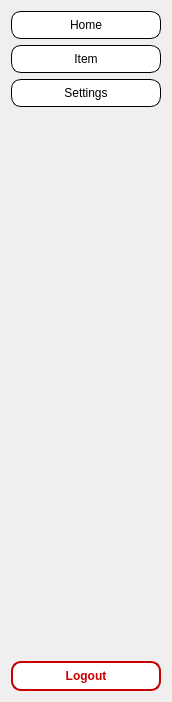
<?xml version="1.0" encoding="UTF-8"?>
<ui version="4.0">
 <class>sidebar</class>
 <widget class="QWidget" name="sidebar">
  <property name="geometry">
   <rect>
    <x>0</x>
    <y>0</y>
    <width>172</width>
    <height>702</height>
   </rect>
  </property>
  <property name="windowTitle">
   <string>Form</string>
  </property>
  <property name="styleSheet">
   <string notr="true">background-color: rgb(255, 255, 255);


QPushButton {
    background-color: rgb(255, 255, 255);
    border: 1px solid rgb(0, 0, 0);
    padding: 5px;
    color: rgb(0, 0, 0);
}

QPushButton:hover {
    background-color: rgb(0, 0, 0);
    border: 1px solid rgb(255, 255, 255);
    color: rgb(255, 255, 255);
}</string>
  </property>
  <layout class="QVBoxLayout" name="verticalLayout_2">
   <item>
    <layout class="QVBoxLayout" name="verticalLayout">
     <item>
      <widget class="QPushButton" name="home_btn">
       <property name="sizePolicy">
        <sizepolicy hsizetype="Expanding" vsizetype="Fixed">
         <horstretch>0</horstretch>
         <verstretch>0</verstretch>
        </sizepolicy>
       </property>
       <property name="styleSheet">
        <string notr="true">QPushButton {
    background-color: rgb(255, 255, 255);
    border: 1px solid rgb(0, 0, 0);
    border-radius: 10px;   /* Rounded edges */
    padding: 6px 12px;     /* Balanced spacing */
    color: rgb(0, 0, 0);
}

QPushButton:hover {
    background-color: rgb(0, 0, 0);
    border: 1px solid rgb(255, 255, 255);
    color: rgb(255, 255, 255);
}

QPushButton:pressed {
    background-color: rgb(30, 30, 30);  /* Slight press effect */
    border: 1px solid rgb(255, 255, 255);
    color: rgb(255, 255, 255);
}
</string>
       </property>
       <property name="text">
        <string>Home</string>
       </property>
       <property name="flat">
        <bool>true</bool>
       </property>
      </widget>
     </item>
     <item>
      <widget class="QPushButton" name="item1_btn">
       <property name="sizePolicy">
        <sizepolicy hsizetype="Expanding" vsizetype="Fixed">
         <horstretch>0</horstretch>
         <verstretch>0</verstretch>
        </sizepolicy>
       </property>
       <property name="styleSheet">
        <string notr="true">QPushButton {
    background-color: rgb(255, 255, 255);
    border: 1px solid rgb(0, 0, 0);
    border-radius: 10px;   /* Rounded edges */
    padding: 6px 12px;     /* Balanced spacing */
    color: rgb(0, 0, 0);
}

QPushButton:hover {
    background-color: rgb(0, 0, 0);
    border: 1px solid rgb(255, 255, 255);
    color: rgb(255, 255, 255);
}

QPushButton:pressed {
    background-color: rgb(30, 30, 30);  /* Slight press effect */
    border: 1px solid rgb(255, 255, 255);
    color: rgb(255, 255, 255);
}
</string>
       </property>
       <property name="text">
        <string>Item</string>
       </property>
       <property name="flat">
        <bool>true</bool>
       </property>
      </widget>
     </item>
     <item>
      <widget class="QPushButton" name="item2_btn">
       <property name="styleSheet">
        <string notr="true">QPushButton {
    background-color: rgb(255, 255, 255);
    border: 1px solid rgb(0, 0, 0);
    border-radius: 10px;   /* Rounded edges */
    padding: 6px 12px;     /* Balanced spacing */
    color: rgb(0, 0, 0);
}

QPushButton:hover {
    background-color: rgb(0, 0, 0);
    border: 1px solid rgb(255, 255, 255);
    color: rgb(255, 255, 255);
}

QPushButton:pressed {
    background-color: rgb(30, 30, 30);  /* Slight press effect */
    border: 1px solid rgb(255, 255, 255);
    color: rgb(255, 255, 255);
}
</string>
       </property>
       <property name="text">
        <string>Settings</string>
       </property>
      </widget>
     </item>
     <item>
      <layout class="QVBoxLayout" name="verticalLayout_3">
       <item>
        <spacer name="verticalSpacer">
         <property name="orientation">
          <enum>Qt::Vertical</enum>
         </property>
         <property name="sizeHint" stdset="0">
          <size>
           <width>20</width>
           <height>40</height>
          </size>
         </property>
        </spacer>
       </item>
      </layout>
     </item>
    </layout>
   </item>
   <item>
    <widget class="QPushButton" name="logout_btn">
     <property name="sizePolicy">
      <sizepolicy hsizetype="Expanding" vsizetype="Fixed">
       <horstretch>0</horstretch>
       <verstretch>0</verstretch>
      </sizepolicy>
     </property>
     <property name="minimumSize">
      <size>
       <width>0</width>
       <height>0</height>
      </size>
     </property>
     <property name="maximumSize">
      <size>
       <width>16777215</width>
       <height>16777215</height>
      </size>
     </property>
     <property name="styleSheet">
      <string notr="true">QPushButton {
    background-color: rgb(255, 255, 255);
    border: 2px solid rgb(200, 0, 0);    
    border-radius: 10px;                  
    padding: 6px 12px;                 
    color: rgb(200, 0, 0);                
    font-weight: bold;
}

QPushButton:hover {
    background-color: rgb(200, 0, 0);
    border: 2px solid rgb(255, 255, 255);
    color: rgb(255, 255, 255);
}

QPushButton:pressed {
    background-color: rgb(150, 0, 0);
    border: 2px solid rgb(255, 255, 255);
    color: rgb(255, 255, 255);
}
</string>
     </property>
     <property name="text">
      <string>Logout</string>
     </property>
     <property name="flat">
      <bool>true</bool>
     </property>
    </widget>
   </item>
  </layout>
 </widget>
 <resources/>
 <connections/>
</ui>
